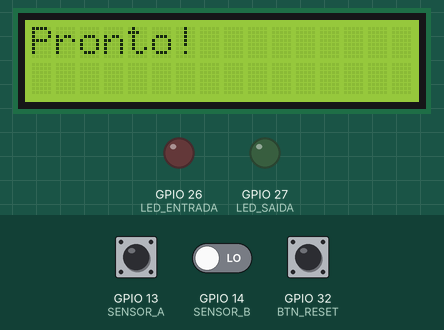
Recording of a program running on a simulated ESP32. Shown: 16×2 character LCD, output pins drawn as LEDs (lit = HIGH). The test bench sets the inputs (shaded band); at power-on: GPIO 32 (BTN_RESET) HIGH, GPIO 13 (SENSOR_A) LOW, GPIO 14 (SENSOR_B) LOW. WiFi joins after 1.5 s; servers stay silent unless stated; uploads are accepted with an empty reply; the local clock reads 2024-03-15 10:24:30 at power-on unless the program sets it; web services answer with replies made up by the test bench; what the program prints to the serial monitor is not drawn.

Above: at 1.8 s.
At 4.0 s:
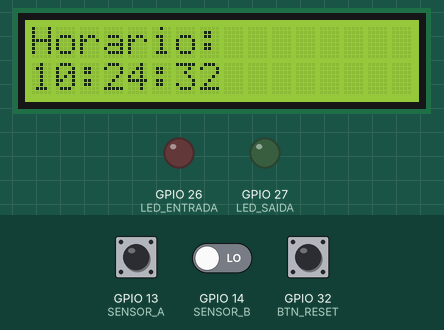
4.1 s: GPIO 32 (BTN_RESET) pulled LOW for 3.2 s
At 4.6 s:
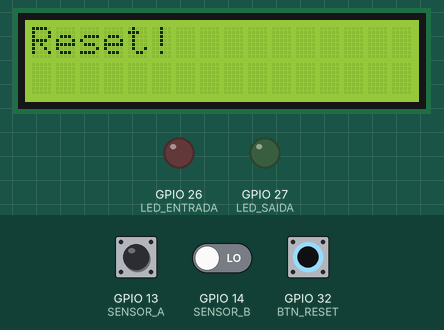
8.8 s: GPIO 32 (BTN_RESET) pulled LOW for 0.15 s
11.9 s: GPIO 13 (SENSOR_A) driven HIGH
14.9 s: GPIO 14 (SENSOR_B) driven HIGH
17.3 s: GPIO 13 (SENSOR_A) pulsed LOW 2 times (0.12 s each, 0.3 s apart)
At 28.2 s:
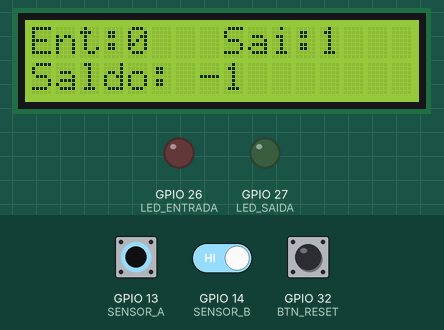
Timing chart, 0 to 29.7 s (numbered marks = the images above; inputs shaded):
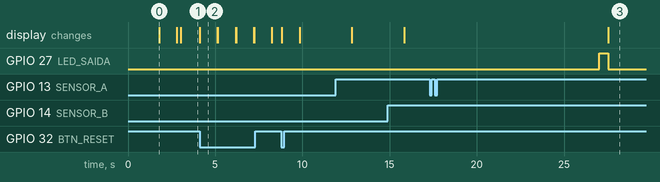

The program:

main.cpp
```cpp
// DoorFlow - Contagem de pessoas com ESP32
// CP2 - IoT

#include <WiFi.h>
#include <HTTPClient.h>
#include <ArduinoJson.h>
#include <LiquidCrystal_I2C.h>

// =========================
// CONFIGURACAO DO WIFI
// =========================
#define WIFI_SSID "Wokwi-GUEST"
#define WIFI_PASSWORD ""
#define WIFI_CHANNEL 6

// =========================
// URL DAS APIS
// =========================
const char* TIME_URL = "https://timeapi.io/api/time/current/zone?timeZone=America/Sao_Paulo";
const char* API_URL  = "https://doorflow-api.onrender.com/evento";

// =========================
// PINOS
// =========================
#define SENSOR_A 13
#define SENSOR_B 14
#define LED_ENTRADA 26
#define LED_SAIDA 27
#define BTN_RESET 32

// =========================
// CONSTANTES
// =========================
#define TIMEOUT_SEQUENCIA 3000
#define DEBOUNCE 300
#define INTERVALO_SYNC 600000

// =========================
// LCD
// =========================
LiquidCrystal_I2C lcd(0x27, 16, 2);

// =========================
// VARIAVEIS
// =========================
int entradas = 0;
int saidas = 0;
int porHora[24] = {0};

enum Estado { IDLE, A_ATIVO, B_ATIVO };
Estado estadoAtual = IDLE;
unsigned long tempoUltimoSensor = 0;

unsigned long ultimoA = 0;
unsigned long ultimoB = 0;

unsigned long unixBase = 0;
unsigned long milliBase = 0;
bool horarioSincronizado = false;
unsigned long ultimoSync = 0;

char dataAtual[12] = "";

unsigned long ultimoLCD = 0;
int tela = 0;

// =========================
// CONECTA NO WIFI
// =========================
void connectWiFi() {
  WiFi.begin(WIFI_SSID, WIFI_PASSWORD, WIFI_CHANNEL);
  Serial.print("Conectando ao WiFi");
  while (WiFi.status() != WL_CONNECTED) {
    delay(100);
    Serial.print(".");
  }
  Serial.println();
  Serial.println("WiFi conectado!");
  Serial.print("IP: ");
  Serial.println(WiFi.localIP());
}

void ensureWiFiConnected() {
  if (WiFi.status() != WL_CONNECTED) {
    Serial.println("WiFi desconectado. Reconectando...");
    connectWiFi();
  }
}

// =========================
// SINCRONIZA HORARIO
// =========================
void sincronizarHorario() {
  ensureWiFiConnected();

  HTTPClient http;
  Serial.println("\n--- SINCRONIZANDO HORARIO ---");
  http.begin(TIME_URL);

  int httpCode = http.GET();
  Serial.print("Status HTTP: ");
  Serial.println(httpCode);

  if (httpCode <= 0) {
    Serial.println("Erro na requisicao");
    http.end();
    return;
  }

  String payload = http.getString();
  http.end();

  DynamicJsonDocument doc(2048);
  DeserializationError erro = deserializeJson(doc, payload);

  if (erro) {
    Serial.print("Erro ao interpretar JSON: ");
    Serial.println(erro.c_str());
    return;
  }

  JsonVariant horaNode = doc["hour"];
  JsonVariant minNode  = doc["minute"];
  JsonVariant segNode  = doc["seconds"];

  if (horaNode.isNull()) {
    Serial.println("Campos de horario nao encontrados");
    return;
  }

  int hora    = horaNode.as<int>();
  int minuto  = minNode.as<int>();
  int segundo = segNode.as<int>();
  int ano     = doc["year"].as<int>();
  int mes     = doc["month"].as<int>();
  int dia     = doc["day"].as<int>();

  snprintf(dataAtual, sizeof(dataAtual), "%04d-%02d-%02d", ano, mes, dia);

  Serial.print("Horario sincronizado: ");
  Serial.print(dataAtual);
  Serial.print(" ");
  Serial.printf("%02d:%02d:%02d\n", hora, minuto, segundo);

  unixBase = hora * 3600 + minuto * 60 + segundo;
  milliBase = millis();
  horarioSincronizado = true;
  ultimoSync = millis();
}

// =========================
// UTILITARIOS DE HORARIO
// =========================
void formatarTimestamp(char* buf) {
  if (!horarioSincronizado) {
    strcpy(buf, "sem horario");
    return;
  }
  unsigned long segundosPassados = (millis() - milliBase) / 1000;
  unsigned long totalSegundos = unixBase + segundosPassados;

  int h = (totalSegundos / 3600) % 24;
  int m = (totalSegundos % 3600) / 60;
  int s = totalSegundos % 60;

  snprintf(buf, 25, "%s %02d:%02d:%02d", dataAtual, h, m, s);
}

int getHoraAtual() {
  if (!horarioSincronizado) return -1;
  unsigned long segundosPassados = (millis() - milliBase) / 1000;
  unsigned long totalSegundos = unixBase + segundosPassados;
  return (totalSegundos / 3600) % 24;
}

// =========================
// REGISTRA EVENTO
// =========================
void registrarEvento(const char* tipo) {
  char ts[25];
  formatarTimestamp(ts);

  int hora = getHoraAtual();
  if (hora >= 0) porHora[hora]++;

  // log no serial
  Serial.print("{\"tipo\":\"");
  Serial.print(tipo);
  Serial.print("\",\"timestamp\":\"");
  Serial.print(ts);
  Serial.print("\",\"entradas\":");
  Serial.print(entradas);
  Serial.print(",\"saidas\":");
  Serial.print(saidas);
  Serial.print(",\"saldo\":");
  Serial.println(entradas - saidas);

  // envia para a API com retry
  ensureWiFiConnected();

  String body = "{";
  body += "\"tipo\":\"" + String(tipo) + "\",";
  body += "\"timestamp\":\"" + String(ts) + "\",";
  body += "\"entradas\":" + String(entradas) + ",";
  body += "\"saidas\":" + String(saidas) + ",";
  body += "\"saldo\":" + String(entradas - saidas);
  body += "}";

  int tentativas = 0;
  int httpCode = 0;

  while (tentativas < 3 && httpCode != 201) {
    HTTPClient http;
    http.begin(API_URL);
    http.addHeader("Content-Type", "application/json");
    http.setTimeout(10000);
    httpCode = http.POST(body);
    http.end();

    Serial.print("API status: ");
    Serial.println(httpCode);

    if (httpCode != 201) {
      Serial.println("Tentando novamente...");
      delay(3000);
    }
    tentativas++;
  }
}

// =========================
// ATUALIZA LCD
// =========================
void atualizarLCD() {
  if (millis() - ultimoLCD < 3000) return;
  ultimoLCD = millis();
  tela = (tela + 1) % 3;

  lcd.clear();
  switch (tela) {
    case 0:
      lcd.setCursor(0, 0);
      lcd.print("Ent:");
      lcd.print(entradas);
      lcd.setCursor(8, 0);
      lcd.print("Sai:");
      lcd.print(saidas);
      lcd.setCursor(0, 1);
      lcd.print("Saldo: ");
      lcd.print(entradas - saidas);
      break;

    case 1: {
      char ts[25];
      formatarTimestamp(ts);
      lcd.setCursor(0, 0);
      lcd.print("Horario:");
      lcd.setCursor(0, 1);
      // exibe so HH:MM:SS no LCD
      if (horarioSincronizado) {
        lcd.print(ts + 11);
      } else {
        lcd.print("sem sync");
      }
      break;
    }

    case 2: {
      int picoHora = 0, picoVal = 0;
      for (int h = 0; h < 24; h++) {
        if (porHora[h] > picoVal) {
          picoVal = porHora[h];
          picoHora = h;
        }
      }
      lcd.setCursor(0, 0);
      lcd.print("Pico de mov:");
      lcd.setCursor(0, 1);
      if (picoVal == 0) {
        lcd.print("sem dados");
      } else {
        lcd.print(picoHora < 10 ? "0" : "");
        lcd.print(picoHora);
        lcd.print(":00 (");
        lcd.print(picoVal);
        lcd.print("mov)");
      }
      break;
    }
  }
}

// =========================
// VERIFICA SENSORES
// =========================
void verificarSensores() {
  unsigned long agora = millis();

  static bool anteriorA = LOW;
  static bool anteriorB = LOW;

  bool leituraA = digitalRead(SENSOR_A);
  bool leituraB = digitalRead(SENSOR_B);

  bool trigA = (leituraA == HIGH && anteriorA == LOW) && (agora - ultimoA > DEBOUNCE);
  bool trigB = (leituraB == HIGH && anteriorB == LOW) && (agora - ultimoB > DEBOUNCE);

  if (trigA) ultimoA = agora;
  if (trigB) ultimoB = agora;

  anteriorA = leituraA;
  anteriorB = leituraB;

  if (estadoAtual != IDLE && (agora - tempoUltimoSensor > TIMEOUT_SEQUENCIA)) {
    Serial.println("timeout, resetando sequencia");
    estadoAtual = IDLE;
  }

  switch (estadoAtual) {
    case IDLE:
      if (trigA) {
        estadoAtual = A_ATIVO;
        tempoUltimoSensor = agora;
        Serial.println("sensor A ativado");
      } else if (trigB) {
        estadoAtual = B_ATIVO;
        tempoUltimoSensor = agora;
        Serial.println("sensor B ativado");
      }
      break;

    case A_ATIVO:
      if (trigB) {
        entradas++;
        registrarEvento("ENTRADA");
        digitalWrite(LED_ENTRADA, HIGH);
        delay(500);
        digitalWrite(LED_ENTRADA, LOW);
        estadoAtual = IDLE;
      }
      break;

    case B_ATIVO:
      if (trigA) {
        saidas++;
        registrarEvento("SAIDA");
        digitalWrite(LED_SAIDA, HIGH);
        delay(500);
        digitalWrite(LED_SAIDA, LOW);
        estadoAtual = IDLE;
      }
      break;
  }
}

// =========================
// SETUP
// =========================
void setup() {
  Serial.begin(115200);

  pinMode(LED_ENTRADA, OUTPUT);
  pinMode(LED_SAIDA, OUTPUT);
  pinMode(SENSOR_A, INPUT);
  pinMode(SENSOR_B, INPUT);
  pinMode(BTN_RESET, INPUT_PULLUP);

  lcd.init();
  lcd.backlight();
  lcd.setCursor(0, 0);
  lcd.print("DoorFlow");
  lcd.setCursor(0, 1);
  lcd.print("Iniciando...");

  connectWiFi();
  sincronizarHorario();

  lcd.clear();
  lcd.print("Pronto!");
  delay(1000);
  lcd.clear();
}

// =========================
// LOOP
// =========================
void loop() {
  unsigned long agora = millis();

  if (agora - ultimoSync >= INTERVALO_SYNC) {
    sincronizarHorario();
  }

  if (digitalRead(BTN_RESET) == LOW) {
    entradas = 0;
    saidas = 0;
    memset(porHora, 0, sizeof(porHora));
    Serial.println("contadores resetados");
    lcd.clear();
    lcd.print("Reset!");
    delay(1000);
    lcd.clear();
  }

  verificarSensores();
  atualizarLCD();
  delay(20);
}
```

Measured:
- after the input at 4.1 s, the display: changes at once (image 2)
- after the input at 17.3 s, GPIO 27 (LED_SAIDA): LOW → HIGH after 9.7 s, → LOW 0.50 s later
- what the display in image 0 shows lasts 1.0 s, from 1.8 s to 2.8 s
